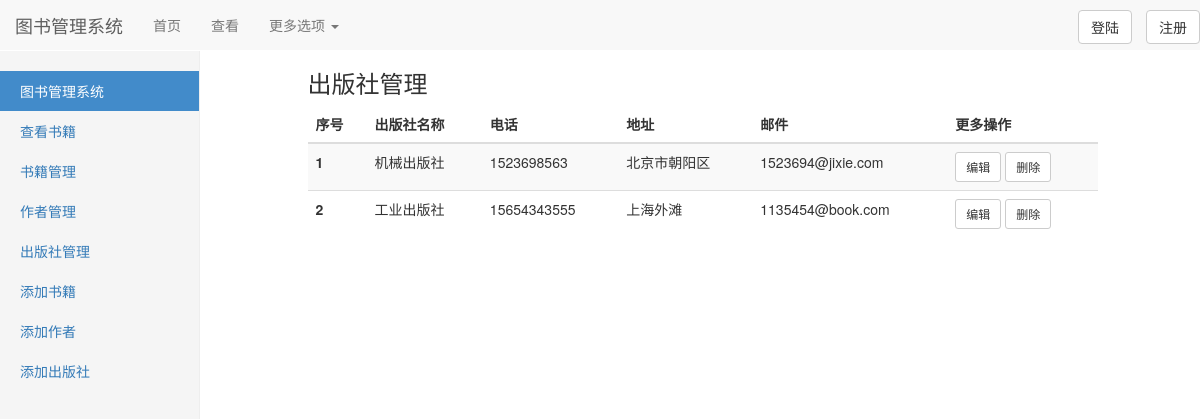
The app's page /manage_publish/ with its own data.
### App01/models.py (models this page shows, shortened)
class Publish(models.Model):
    name = models.CharField(max_length=32,unique=True)
    tel = models.IntegerField(unique=True)
    email = models.EmailField()
    address = models.CharField(max_length=64)

### App01/views.py (the view)
# urls.py: path('manage_publish/', views.managePublish, name='managePublish'),
def managePublish(request):
    publish_obj = Publish.objects.all()
    return render(request, 'managePublish.html', {'publish_obj': publish_obj})

### templates/managePublish.html (shortened to what this page needs)
{% extends 'base.html' %}
{% block body %}
    <h3>出版社管理</h3>
      <table class="table table-hover table-striped">
        <thead>
            <tr>
                <th>序号</th>
                <th>出版社名称</th>
                <th>电话</th>
                <th>地址</th>
                <th>邮件</th>
                <th>更多操作</th>
            </tr>
        </thead>
        <tbody>
            {% for foo in publish_obj %}
                 <tr>
                    <th>{{ forloop.counter }}</th>
                    <td>{{ foo.name }}</td>
                    <td>{{ foo.tel }}</td>
                    <td>{{ foo.address }}</td>
                    <td>{{ foo.email }}</td>
                     <td>
                         <a href="{% url 'compilePublish' foo.id %}" class="btn btn-default btn-sm ">编辑</a>
                         <a href="{% url 'delPublish' foo.id %}" class="btn btn-default btn-sm">删除</a>
                     </td>
                </tr>
            {% endfor %}
        </tbody>
    </table>
{% endblock %}

### records on screen
Publish: name "机械出版社", tel "1523698563", address "北京市朝阳区", email "1523694@jixie.com"
Publish: name "工业出版社", tel "15654343555", address "上海外滩", email "1135454@book.com"
